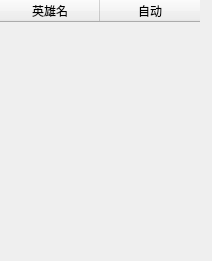
<?xml version="1.0" encoding="UTF-8"?>
<ui version="4.0">
 <class>zdlistForm</class>
 <widget class="QWidget" name="zdlistForm">
  <property name="geometry">
   <rect>
    <x>0</x>
    <y>0</y>
    <width>212</width>
    <height>261</height>
   </rect>
  </property>
  <property name="windowTitle">
   <string>Form</string>
  </property>
  <property name="styleSheet">
   <string notr="true">
#tabZDlist::pane{    
    border: none;
}
#tabZDlist{  
	border: none;
    background: transparent;    
}
QToolTip{
border: 2px solid qconicalgradient(cx:0, cy:0, angle:135, stop:0 rgba(255, 255, 0, 69), stop:0.375 rgba(255, 255, 0, 69), stop:0.423533 rgba(251, 255, 0, 145), stop:0.45 rgba(247, 255, 0, 208), stop:0.477581 rgba(255, 244, 71, 130), stop:0.518717 rgba(255, 218, 71, 130), stop:0.55 rgba(255, 255, 0, 255), stop:0.57754 rgba(255, 203, 0, 130), stop:0.625 rgba(255, 255, 0, 69), stop:1 rgba(255, 255, 0, 69));   
	background-color: rgb(22,26,32);
	ridge:ridge;
	padding: 4px;
	border-radius:10px;
}
 

QCheckBox::indicator:unchecked
{
image:url(data/img/SrvSta3.png);
}
QCheckBox::indicator:checked
{
image:url(data/img/SrvSta1.png);
}
</string>
  </property>
  <layout class="QVBoxLayout" name="verticalLayout">
   <property name="spacing">
    <number>0</number>
   </property>
   <property name="leftMargin">
    <number>0</number>
   </property>
   <property name="topMargin">
    <number>0</number>
   </property>
   <property name="rightMargin">
    <number>0</number>
   </property>
   <property name="bottomMargin">
    <number>0</number>
   </property>
   <item>
    <widget class="QTableWidget" name="tabZDlist">
     <column>
      <property name="text">
       <string>英雄名</string>
      </property>
     </column>
     <column>
      <property name="text">
       <string>自动</string>
      </property>
     </column>
    </widget>
   </item>
  </layout>
 </widget>
 <resources/>
 <connections/>
</ui>
